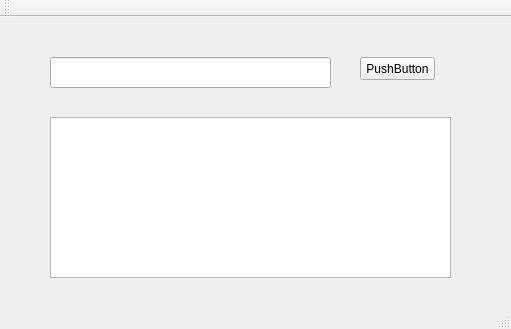
<?xml version="1.0" encoding="UTF-8"?>
<ui version="4.0">
 <class>MainWindow</class>
 <widget class="QMainWindow" name="MainWindow">
  <property name="geometry">
   <rect>
    <x>0</x>
    <y>0</y>
    <width>511</width>
    <height>329</height>
   </rect>
  </property>
  <property name="windowTitle">
   <string>MainWindow</string>
  </property>
  <widget class="QWidget" name="centralWidget">
   <widget class="QPushButton" name="pushButton">
    <property name="geometry">
     <rect>
      <x>360</x>
      <y>40</y>
      <width>75</width>
      <height>23</height>
     </rect>
    </property>
    <property name="text">
     <string>PushButton</string>
    </property>
   </widget>
   <widget class="QLineEdit" name="lineEdit">
    <property name="geometry">
     <rect>
      <x>50</x>
      <y>40</y>
      <width>281</width>
      <height>31</height>
     </rect>
    </property>
    <property name="readOnly">
     <bool>true</bool>
    </property>
   </widget>
   <widget class="QTextEdit" name="textEdit">
    <property name="geometry">
     <rect>
      <x>50</x>
      <y>100</y>
      <width>401</width>
      <height>161</height>
     </rect>
    </property>
    <property name="readOnly">
     <bool>true</bool>
    </property>
   </widget>
  </widget>
  <widget class="QMenuBar" name="menuBar">
   <property name="geometry">
    <rect>
     <x>0</x>
     <y>0</y>
     <width>511</width>
     <height>23</height>
    </rect>
   </property>
  </widget>
  <widget class="QToolBar" name="mainToolBar">
   <attribute name="toolBarArea">
    <enum>TopToolBarArea</enum>
   </attribute>
   <attribute name="toolBarBreak">
    <bool>false</bool>
   </attribute>
  </widget>
  <widget class="QStatusBar" name="statusBar"/>
 </widget>
 <layoutdefault spacing="6" margin="11"/>
 <resources/>
 <connections/>
</ui>
